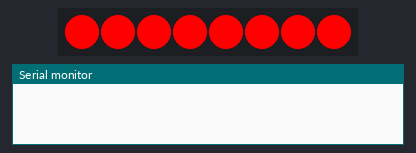
This sketch was run on a simulated ATtiny85, built with avr-gcc and run on an emulated ATtiny85. On the bench: 8 RGB LEDs in strip order, left to right, the last lines printed to the serial monitor. Dim RGB values are drawn brighter than linear.

Above: at 0.1 s.
At 0.86 s:
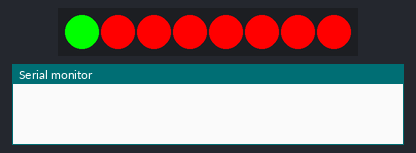
At 1.27 s:
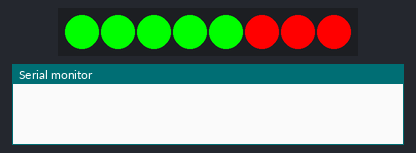
At 1.87 s:
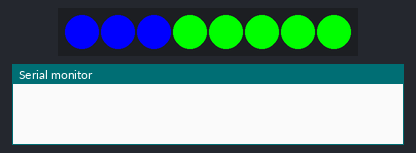
At 2.41 s:
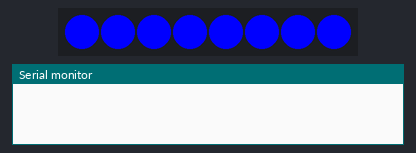
At 4.0 s:
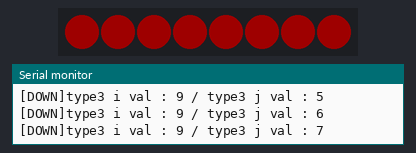
Timing chart, 0 to 40.0 s (numbered marks = the images above):
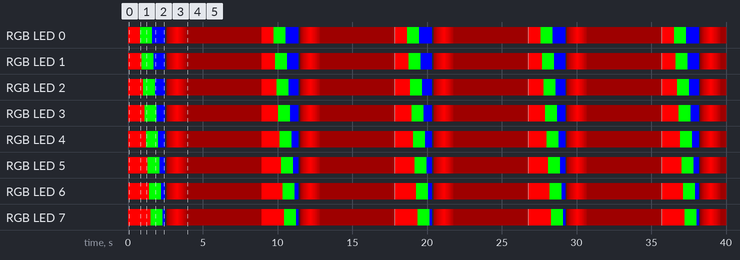

Measured:
- by itself, everything shown: repeats every 8.9 s, in 38 steps
- what the display in image 0 shows lasts 0.8 s, from 0.0 s to 0.8 s

The sketch:

20210708_wemos_keyes_led.ino
```cpp
#include <Adafruit_NeoPixel.h>
#ifdef __AVR__
 #include <avr/power.h> // Required for 16 MHz Adafruit Trinket
#endif

#define PIN 5 // 위모스 보드는 3번핀에 꽂는다

#define NUMPIXELS 8 // Popular NeoPixel ring size

Adafruit_NeoPixel pixels(NUMPIXELS, PIN, NEO_GRB + NEO_KHZ800);


//기타 정의
#define DELAYVAL 100 // Time (in milliseconds) to pause between pixels


void setup()
{
  Serial.begin(115200);

#if defined(__AVR_ATtiny85__) && (F_CPU == 16000000)
  clock_prescale_set(clock_div_1);
#endif

  pixels.begin(); // INITIALIZE NeoPixel strip object (REQUIRED)
}


void loop()
{
  pixels.clear();
  for(int i=0; i<NUMPIXELS; i++) {
    pixels.setPixelColor(i, pixels.Color(100, 100, 100));
  }
  pixels.show();

  delay(10);

  type1();
  type2();
  type3();

  delay(5000);
}


void type1()//모두빨간색
{
  for(int j=0; j<NUMPIXELS; j++) {
    pixels.setPixelColor(j, pixels.Color(255, 0, 0));
  }
  pixels.show();
}


void type2()//모든색 순차로 보여주기
{
  for(int i=0; i<3; i++) {
    for(int j=0; j<NUMPIXELS; j++) {
      if(i==0) pixels.setPixelColor(j, pixels.Color(255, 0, 0));
      if(i==1) pixels.setPixelColor(j, pixels.Color(0, 255, 0));
      if(i==2) pixels.setPixelColor(j, pixels.Color(0, 0, 255));
      pixels.show();

      delay(100);
    }
  }
}


void type3()//각색 전체 디밍
{
  for(int i=0; i<10; i++) {
    for(int j=0; j<NUMPIXELS; j++) {
      pixels.setPixelColor(j, pixels.Color(i*25, 0, 0));
      Serial.print("[UP]type3 i val : ");Serial.print(i);Serial.print(" / ");Serial.print("type3 j val : ");Serial.println(j);

      delay(5);
    }
    pixels.show();
  }

  for(int i=0; i<10; i++) {
    for(int j=0; j<NUMPIXELS; j++) {
      pixels.setPixelColor(j, pixels.Color(255-(i*25), 0, 0));
      Serial.print("[DOWN]type3 i val : ");Serial.print(i);Serial.print(" / ");Serial.print("type3 j val : ");Serial.println(j);

      delay(5);
    }
    pixels.show();
  }
}
```
